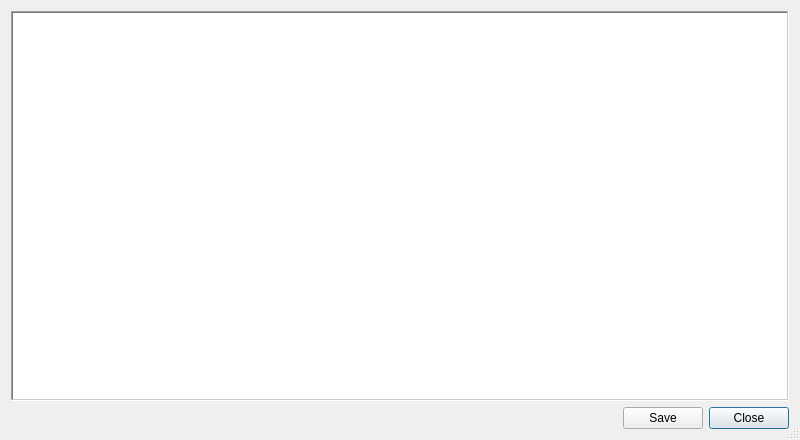
<?xml version="1.0" encoding="UTF-8"?>
<ui version="4.0">
 <class>ConnectionDiagram</class>
 <widget class="QDialog" name="ConnectionDiagram">
  <property name="geometry">
   <rect>
    <x>0</x>
    <y>0</y>
    <width>800</width>
    <height>440</height>
   </rect>
  </property>
  <property name="windowTitle">
   <string>Dialog</string>
  </property>
  <property name="sizeGripEnabled">
   <bool>true</bool>
  </property>
  <property name="modal">
   <bool>true</bool>
  </property>
  <layout class="QVBoxLayout" name="verticalLayout">
   <item>
    <widget class="QGraphicsView" name="connectionDiagram">
     <property name="frameShape">
      <enum>QFrame::WinPanel</enum>
     </property>
     <property name="verticalScrollBarPolicy">
      <enum>Qt::ScrollBarAlwaysOff</enum>
     </property>
     <property name="horizontalScrollBarPolicy">
      <enum>Qt::ScrollBarAlwaysOff</enum>
     </property>
     <property name="backgroundBrush">
      <brush brushstyle="SolidPattern">
       <color alpha="255">
        <red>255</red>
        <green>255</green>
        <blue>255</blue>
       </color>
      </brush>
     </property>
     <property name="interactive">
      <bool>false</bool>
     </property>
     <property name="renderHints">
      <set>QPainter::Antialiasing|QPainter::SmoothPixmapTransform|QPainter::TextAntialiasing</set>
     </property>
    </widget>
   </item>
   <item>
    <layout class="QHBoxLayout" name="horizontalLayout">
     <item>
      <spacer name="horizontalSpacer">
       <property name="orientation">
        <enum>Qt::Horizontal</enum>
       </property>
       <property name="sizeHint" stdset="0">
        <size>
         <width>40</width>
         <height>20</height>
        </size>
       </property>
      </spacer>
     </item>
     <item>
      <widget class="QPushButton" name="saveButton">
       <property name="sizePolicy">
        <sizepolicy hsizetype="Fixed" vsizetype="Fixed">
         <horstretch>0</horstretch>
         <verstretch>0</verstretch>
        </sizepolicy>
       </property>
       <property name="text">
        <string>Save</string>
       </property>
      </widget>
     </item>
     <item>
      <widget class="QPushButton" name="closeButton">
       <property name="sizePolicy">
        <sizepolicy hsizetype="Fixed" vsizetype="Fixed">
         <horstretch>0</horstretch>
         <verstretch>0</verstretch>
        </sizepolicy>
       </property>
       <property name="text">
        <string>Close</string>
       </property>
       <property name="default">
        <bool>true</bool>
       </property>
      </widget>
     </item>
    </layout>
   </item>
  </layout>
 </widget>
 <resources/>
 <connections>
  <connection>
   <sender>closeButton</sender>
   <signal>clicked()</signal>
   <receiver>ConnectionDiagram</receiver>
   <slot>close()</slot>
   <hints>
    <hint type="sourcelabel">
     <x>752</x>
     <y>418</y>
    </hint>
    <hint type="destinationlabel">
     <x>399</x>
     <y>219</y>
    </hint>
   </hints>
  </connection>
 </connections>
</ui>
